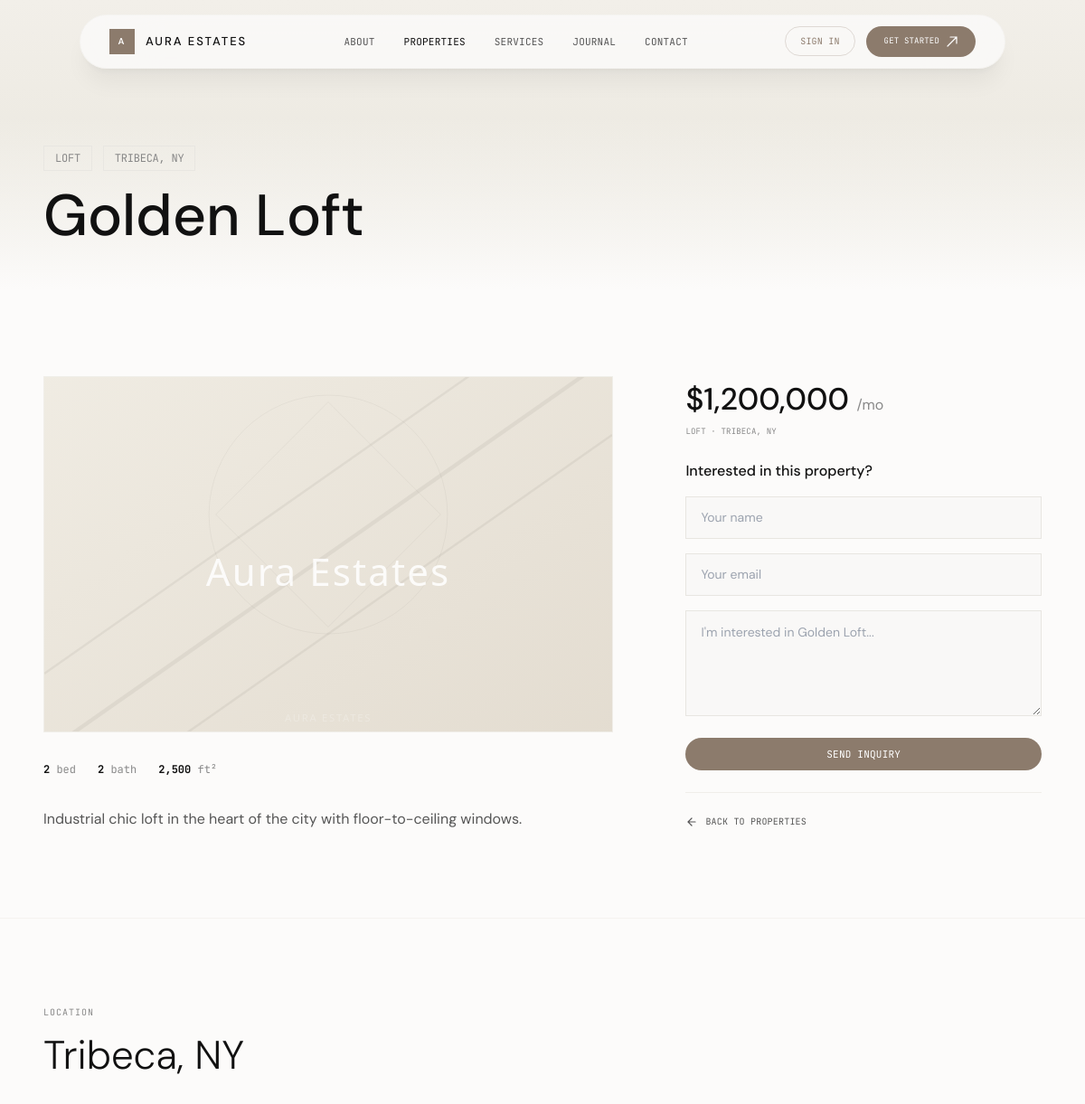
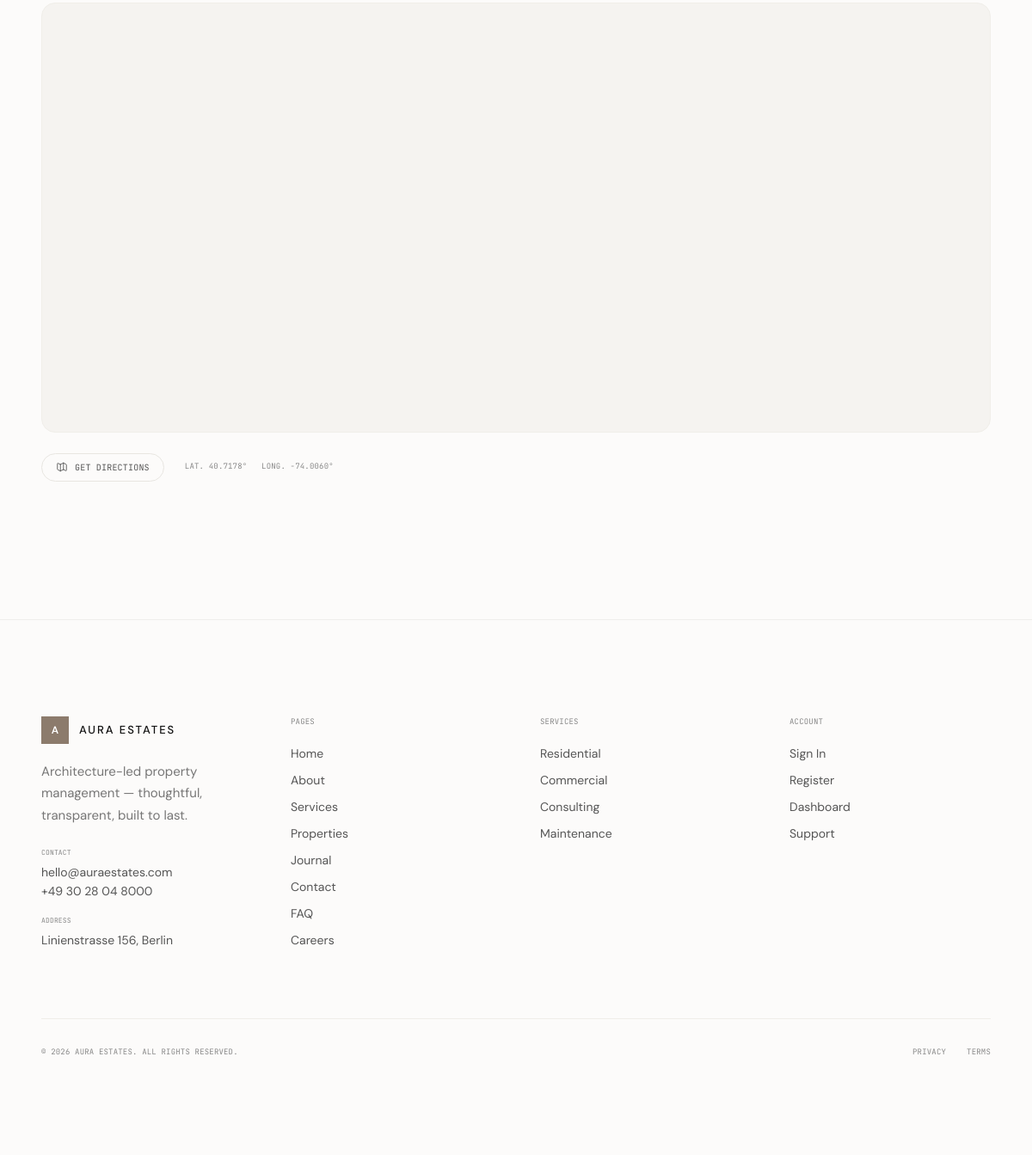
Page /property-detail?id=4 on the committed database (2 pictures, top to bottom).
### tables this page shows
CREATE TABLE IF NOT EXISTS properties (
    id INT AUTO_INCREMENT PRIMARY KEY,
    title VARCHAR(255) NOT NULL,
    description TEXT,
    price DECIMAL(15, 2) NOT NULL,
    location VARCHAR(255) NOT NULL,
    latitude DECIMAL(10, 7) DEFAULT NULL,
    longitude DECIMAL(10, 7) DEFAULT NULL,
    property_type VARCHAR(100) NOT NULL,
    bedrooms INT NOT NULL,
    bathrooms INT NOT NULL,
    area_sqft INT NOT NULL,
    main_image VARCHAR(255),
    is_available TINYINT(1) DEFAULT 1,
    created_at TIMESTAMP DEFAULT CURRENT_TIMESTAMP,
    INDEX idx_coordinates (latitude, longitude)
);

### resources/views/pages/property-detail.php (the view, shortened to what this page needs)
<?php
$database = new Database();
$db = $database->getConnection();
$id = isset($_GET['id']) ? (int)$_GET['id'] : 0;
$stmt = $db->prepare("SELECT * FROM properties WHERE id = ?");
$stmt->execute([$id]);
$property = $stmt->fetch(PDO::FETCH_ASSOC);
?>
<?php include __DIR__ . '/../partials/header.php'; ?>
<section class="page-hero bg-bg-alt" style="background: linear-gradient(180deg, #f2efe9 0%, #e8e5db 100%);">
    <div class="max-w-[120rem] mx-auto px-6 lg:px-12 w-full relative z-10">
        <div class="flex flex-wrap gap-3 font-mono text-[0.625rem] lg:text-[0.75rem] tracking-[-0.02em] uppercase text-muted mb-4">
            <span class="border border-border px-3 py-1"><?php echo htmlspecialchars($property['property_type']); ?></span>
            <span class="border border-border px-3 py-1"><?php echo htmlspecialchars($property['location']); ?></span>
        </div>
        <h1 class="font-sans font-medium text-[2.5rem] lg:text-[4rem] leading-[1.05] text-ink max-w-[20ch]" data-split><?php echo htmlspecialchars($property['title']); ?></h1>
    </div>
</section>
<section class="py-16 lg:py-24" data-reveal>
    <div class="max-w-[120rem] mx-auto px-6 lg:px-12">
        <div class="grid grid-cols-1 lg:grid-cols-5 gap-12 lg:gap-20">
            <div class="lg:col-span-3">
                <div class="aspect-[16/10] bg-surface border border-border-light overflow-hidden mb-8">
                    <?php if (!empty($property['main_image'])): ?>
                    <img src="<?php echo htmlspecialchars($property['main_image']); ?>" class="w-full h-full object-cover" alt="<?php echo htmlspecialchars($property['title']); ?>" data-image-reveal onerror="this.onerror=null;this.src='resources/placeholders/property.svg';">
                    <?php else: ?>
                    <div class="w-full h-full flex items-center justify-center"><i class="fas fa-building text-4xl text-muted"></i></div>
                    <?php endif; ?>
                </div>
                <div class="flex gap-6 mb-8 font-mono text-[0.625rem] lg:text-[0.75rem] text-muted">
                    <span><strong class="text-ink"><?php echo $property['bedrooms']; ?></strong> bed</span>
                    <span><strong class="text-ink"><?php echo $property['bathrooms']; ?></strong> bath</span>
                    <span><strong class="text-ink"><?php echo number_format($property['area_sqft']); ?></strong> ft&sup2;</span>
                </div>
                <div class="font-sans text-[0.9375rem] lg:text-[1rem] leading-[1.7] text-ink-secondary space-y-4">
                    <p><?php echo nl2br(htmlspecialchars($property['description'] ?? '')); ?></p>
                </div>
            </div>
            <div class="lg:col-span-2" data-reveal>
                    <p class="font-sans font-medium text-[1.5rem] lg:text-[2.125rem] text-ink mb-1">$<?php echo number_format($property['price']); ?> <span class="font-normal text-muted text-[1rem]">/mo</span></p>
                    <p class="font-mono text-[0.5625rem] tracking-[0.02em] uppercase text-muted mb-6"><?php echo htmlspecialchars($property['property_type']); ?> &middot; <?php echo htmlspecialchars($property['location']); ?></p>
                    <p class="font-sans font-medium text-[1rem] text-ink mb-4">Interested in this property?</p>
                    <form action="/contact" method="GET" class="flex flex-col gap-4">
                        <input type="text" name="name" class="input-field" placeholder="Your name" required>
                        <input type="email" name="email" class="input-field" placeholder="Your email" required>
                        <textarea name="message" class="input-field resize-y leading-relaxed" rows="4" placeholder="I'm interested in <?php echo htmlspecialchars($property['title']); ?>..." required></textarea>
                        <button type="submit" class="btn-primary w-full justify-center mt-2">Send Inquiry</button>
                    </form>
                    <div class="mt-6 pt-6 border-t border-border-light">
                        <a href="/properties" class="flex items-center gap-2 font-mono text-[0.625rem] tracking-[0.02em] uppercase text-ink-secondary hover:text-ink transition-colors no-underline">
                            <svg width="14" height="14" viewBox="0 0 14 14" fill="none"><path d="M11 7H3M3 7l4-4M3 7l4 4" stroke="currentColor" stroke-width="1.2" stroke-linecap="round" stroke-linejoin="round"/></svg>
                            Back to Properties
                        </a>
                    </div>
                </div>
            </div>
        </div>
</section>
<?php if (!empty($property['latitude']) && !empty($property['longitude'])): ?>
<section class="py-16 lg:py-24 border-t border-border/40" data-reveal>
    <div class="max-w-[120rem] mx-auto px-6 lg:px-12">
        <div class="flex flex-col gap-4 mb-8">
            <p class="font-mono text-[0.625rem] tracking-[0.1em] uppercase text-muted">Location</p>
            <h2 class="font-sans font-light text-[2rem] lg:text-[2.75rem] leading-[1.1] text-ink">
                <?php echo htmlspecialchars($property['location']); ?>
            </h2>
        </div>
        <div id="property-map" class="w-full h-[400px] lg:h-[500px] bg-bg-alt border border-border-light rounded-2xl overflow-hidden"></div>
        <div class="mt-6 flex flex-wrap gap-6">
            <a href="https://www.google.com/maps/dir/?api=1&destination=<?php echo htmlspecialchars($property['latitude'] . ',' . $property['longitude']); ?>"
               target="_blank" rel="noopener noreferrer"
               class="inline-flex items-center gap-2 font-mono text-[0.625rem] tracking-[0.02em] uppercase text-ink-secondary hover:text-accent transition-colors no-underline border border-border px-4 py-2 rounded-full">
                Get Directions
            </a>
            <span class="font-mono text-[0.5625rem] tracking-[0.02em] text-muted self-center">
                LAT. <?php echo number_format((float)$property['latitude'], 4); ?>&deg; &nbsp; LONG. <?php echo number_format((float)$property['longitude'], 4); ?>&deg;
            </span>
        </div>
    </div>
</section>
<?php endif; ?>
<?php include __DIR__ . '/../partials/footer.php'; ?>

### resources/css/saas.css (style rules this page uses)
*, *::before, *::after { margin: 0; padding: 0; box-sizing: border-box; }
body { font-family: 'DM Sans', sans-serif; background-color: #fcfbfa; color: #111111; -webkit-font-smoothing: antialiased; -moz-osx-font-smoothing: grayscale; overflow-x: hidden; }
body { opacity: 0; }
body.page-entered { opacity: 1; }
.btn-primary { display: inline-flex; align-items: center; gap: 0.5rem; font-family: 'JetBrains Mono', monospace; font-size: 0.6875rem; letter-spacing: 0.02em; text-transform: uppercase; color: #ffffff; background: #8c7b6c; padding: 0.625rem 1.25rem; border-radius: 9999px; text-decoration: none; transition: background 0.3s ease, transform 0.3s ease, box-shadow 0.3s ease; border: none; cursor: pointer; }
.input-field { width: 100%; font-family: 'DM Sans', sans-serif; font-size: 0.875rem; color: #111111; background: rgba(28,27,24,0.01); border: 1px solid #e8e6e1; padding: 0.75rem 1rem; outline: none; transition: border-color 0.3s ease; }

### resources/views/partials/header.php (style rules this page uses)
.page-hero { min-height: 40vh; display: flex; align-items: flex-end; padding: 8rem 0 3rem; position: relative; overflow: hidden; }
.page-hero::after { content: ''; position: absolute; inset: 0; background: linear-gradient(180deg, transparent 40%, rgba(252,251,250,1) 100%); pointer-events: none; }

### rows in the picture
properties: property_type "LOFT", location "TRIBECA, NY", bedrooms "2", bathrooms "2", area_sqft "2,500", description "Industrial chic loft in the heart of the city with floor-to-ceiling windows.", price "1,200,000", message "I'm interested in Golden Loft...", location "Tribeca, NY", latitude "40.7178", longitude "-74.0060"
